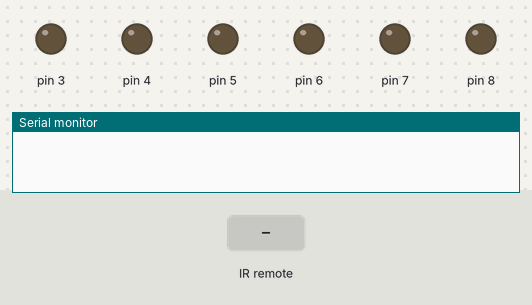
Simulated run of this sketch. Board: Arduino Uno, built with avr-gcc and run on an emulated ATmega328P. On the bench: output pins drawn as LEDs (lit = HIGH), the last lines printed to the serial monitor. Inputs (shaded band) come from the test bench.

Above: at 1.2 s.
1.3 s: infrared code 0x8F7 received
At 2.1 s:
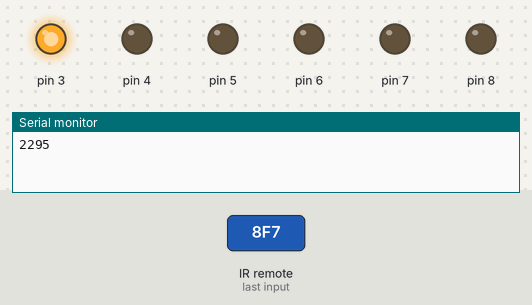
2.9 s: infrared code 0x48B7 received
At 3.4 s:
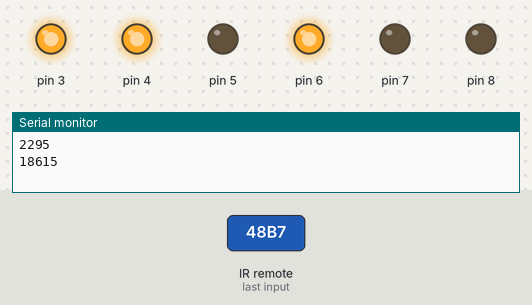
4.5 s: infrared code 0x28D7 received
At 5.8 s:
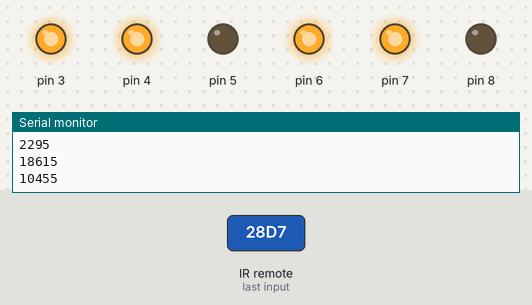
6.1 s: infrared code 0x30CF received
At 7.2 s:
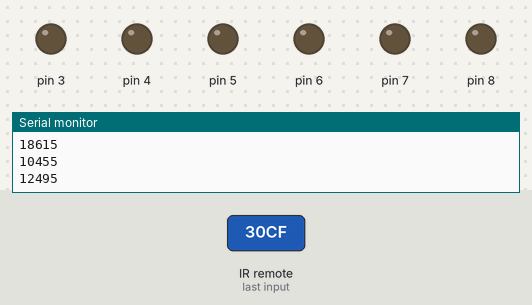
Timing chart, 0 to 8.7 s (numbered marks = the images above; inputs shaded):
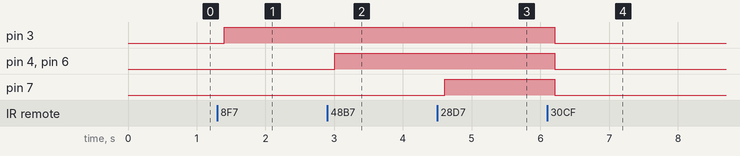

The sketch:

arduino_code.ino
```cpp
#include <IRremote.h>
int y;
IRrecv irrecv(2);
 decode_results R;

void setup()
{ Serial.begin(9600);
  pinMode(2, OUTPUT);
  pinMode(3, OUTPUT);
  pinMode(4, OUTPUT);
  pinMode(5, OUTPUT);
  pinMode(6, OUTPUT);
  pinMode(7, OUTPUT);
  pinMode(8, OUTPUT);
  irrecv.enableIRIn();
}

void loop()
{
 int  x;
 if(irrecv.decode(&R))
 {
     x =  R.value  ;
     Serial.println(x);
     irrecv.resume();
 }
  delay(100);

  switch(x)
  {
   case -32641 :  if(y < 225)
                    {
                      y = y+45;
                    }
            break;
      case -28561 :  if(y > 0)
                     {
                        y = y-45;
                     }
                  break ;
    case  2295 : digitalWrite(3 , HIGH);
                 digitalWrite(4 , LOW);
                 digitalWrite(6 , LOW);
                 digitalWrite(7 , LOW);
                 digitalWrite(8 , LOW);
            break;
     case  12495 :digitalWrite(3 , LOW);
                 digitalWrite(4 , LOW);
                 digitalWrite(6 , LOW);
                 digitalWrite(7 , LOW);
                 digitalWrite(8 , LOW);
            break;
    case  -30601  : digitalWrite(3 , HIGH);
                 digitalWrite(4 , HIGH);
                 digitalWrite(6 , LOW);
                 digitalWrite(7 , LOW);
                 digitalWrite(8 , LOW);

           break;
    case  18615  : digitalWrite(3 , HIGH);
                 digitalWrite(4 , HIGH);
                 digitalWrite(6 , HIGH);
                 digitalWrite(7 , LOW);
                 digitalWrite(8 , LOW);
            break;
    case  10455   : digitalWrite(3 , HIGH);
                 digitalWrite(4 , HIGH);
                 digitalWrite(6 , HIGH);
                 digitalWrite(7 , HIGH);
                 digitalWrite(8 , LOW);
  break;
    case  -22441  : digitalWrite(3 , HIGH);
                 digitalWrite(4 , HIGH);
                 digitalWrite(6 , HIGH);
                 digitalWrite(7 , HIGH);
                 digitalWrite(8 , HIGH);
  }

 analogWrite(5, y);
}
```

Measured:
- after the input at 1.3 s, pin 3: LOW → HIGH after 0.10 s
- after the input at 2.9 s, pin 4, pin 6: LOW → HIGH after 0.10 s
- after the input at 4.5 s, pin 7: LOW → HIGH after 0.11 s
- after the input at 6.1 s, pin 3, pin 4, pin 6, pin 7: HIGH → LOW after 0.11 s
